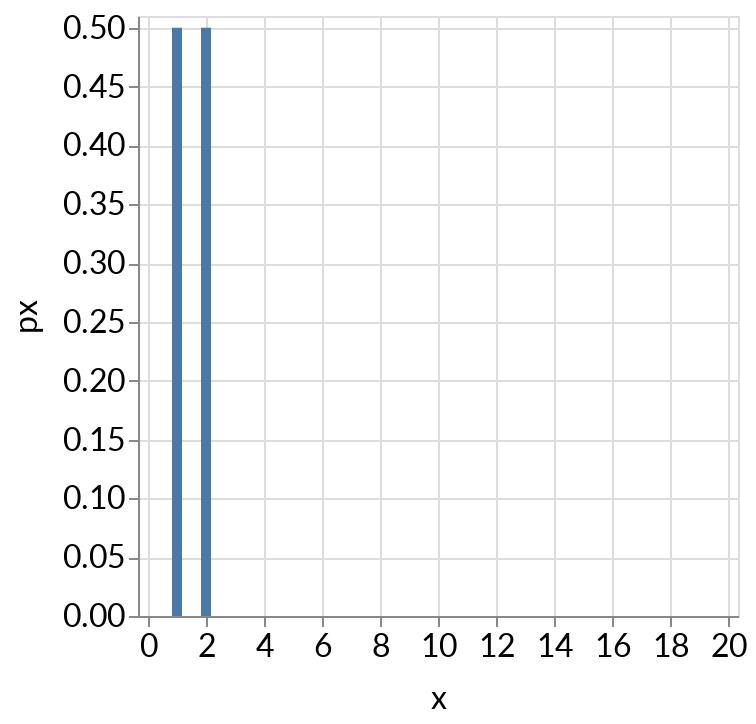

Notebook source saved alongside this figure:
### Markdown cell above
### There are discrete and continuous probability distributions

In the discrete case, 
- we can specify the probability of each possible outcome
- mathematically this is done via a "probability mass function"
- all the probabilities add up to one (one out of all possible outcomes will happen)

### Code cell
# uniform probability mass function
distribution_chart(
    pdf_transform_expression = '1/datum.max * (1 <= datum.x) * (datum.x <= datum.max)',
    xmin = -1,
    xmax = 20,
    xstep = 1,
    mark_type='bar',
    xscale=alt.Scale(domain=(0,20)),
    yscale=alt.Scale(domain=(0,0.51)),
    max=distribution_parameter(
        min=2,
        max=20,
        step=1,
        init_value=2,
        name='Max'
    )
)

### Figure 1 — Vega-Lite specification as saved in the notebook (floating-point values rounded to 4 significant figures)
{"config": {"title": {"fontSize": 24.0, "font": ["Lato", "Helvetica Neue", "Helvetica", "Arial", "Sans Serif"], "fontWeight": "normal"}, "axisX": {"labelFont": ["Lato", "Helvetica Neue", "Helvetica", "Arial", "Sans Serif"], "labelFontSize": 16, "titleFont": ["Lato", "Helvetica Neue", "Helvetica", "Arial", "Sans Serif"], "titleFontSize": 16, "titleFontWeight": "normal", "titlePadding": 10}, "axisY": {"labelFont": ["Lato", "Helvetica Neue", "Helvetica", "Arial", "Sans Serif"], "labelFontSize": 16, "titleFont": ["Lato", "Helvetica Neue", "Helvetica", "Arial", "Sans Serif"], "titleFontSize": 16, "titleFontWeight": "normal", "titlePadding": 10}, "legend": {"labelFont": ["Lato", "Helvetica Neue", "Helvetica", "Arial", "Sans Serif"], "labelFontSize": 16, "titleFont": ["Lato", "Helvetica Neue", "Helvetica", "Arial", "Sans Serif"], "titleFontSize": 16, "titleFontWeight": "normal"}, "text": {"font": ["Lato", "Helvetica Neue", "Helvetica", "Arial", "Sans Serif"], "fontSize": 14.4}}, "data": {"sequence": {"start": -1, "stop": 20, "step": 1, "as": "x"}}, "mark": "bar", "encoding": {"x": {"type": "quantitative", "field": "x", "scale": {"domain": [0, 20]}}, "y": {"type": "quantitative", "field": "px", "scale": {"domain": [0, 0.51]}}}, "selection": {"selector089": {"type": "single", "bind": {"input": "range", "min": 2, "max": 20, "step": 1, "name": "Max"}, "init": {"value": 2}}}, "transform": [{"calculate": "selector089.value", "as": "max"}, {"calculate": "1/datum.max * (1 <= datum.x) * (datum.x <= datum.max)", "as": "px"}], "$schema": "https://vega.github.io/schema/vega-lite/v4.8.1.json"}
